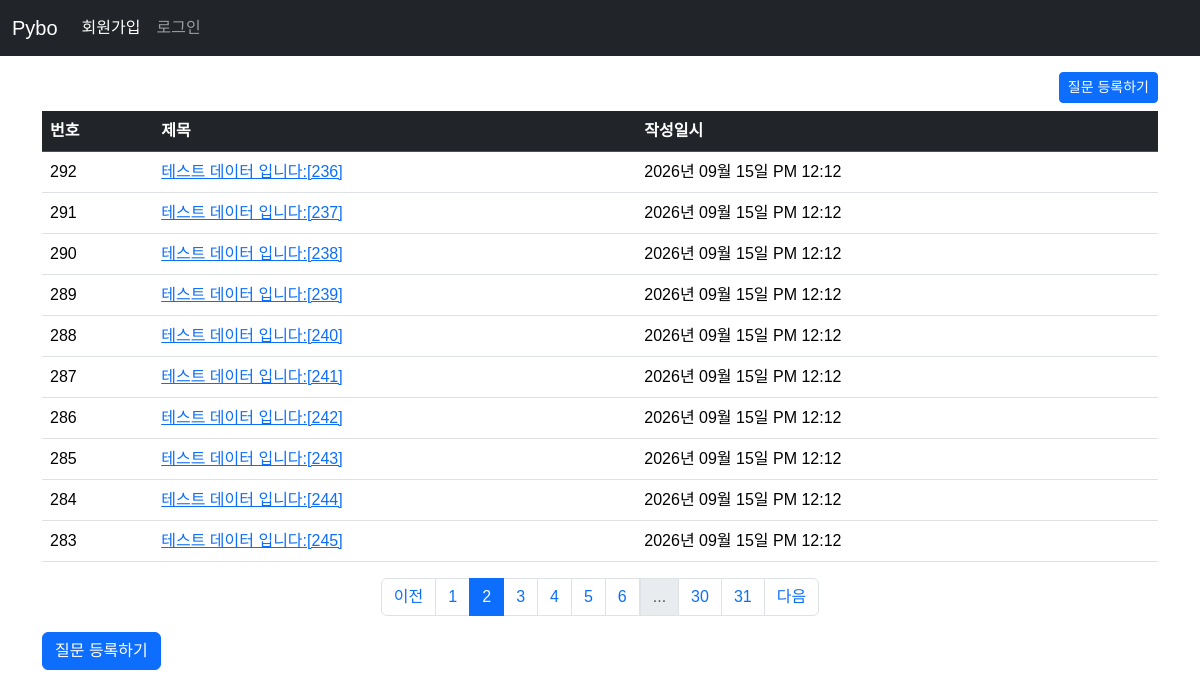
/question/list?page=2, run on the app's committed database.
### pybo/models.py (models this page shows)
class Question(db.Model):
    id = db.Column(db.Integer, primary_key=True)
    subject = db.Column(db.String(200), nullable=False)
    content = db.Column(db.Text, nullable=False)
    create_date = db.Column(db.DateTime, nullable=False)

### pybo/views/question_views.py (the view)
@bp.route('/list')
def _list():
    page = request.args.get('page', default=1, type=int)  # url parameter ?page=1
    question_list = Question.query.order_by(Question.create_date.desc())
    question_list = question_list.paginate(page=page, per_page=10) # 페이지 구현
    return render_template('question/question_list.html', question_list=question_list)

### pybo/filter.py (called while the page is built)
def format_datetime(value, fmt='%Y년 %m월 %d일 %p %I:%M'):
    return value.strftime(fmt)

### pybo/templates/question/question_list.html (shortened to what this page needs)
{% extends 'base.html' %}
{% block content %}
<div class="container my-3">
    <div class="text-end">
        <a href="{{ url_for('question.create') }}" class="btn btn-primary btn-sm mb-2">질문 등록하기</a>
    </div>
    <table class="table table-hover">
      <thead>
        <tr class="table-dark">
            <th>번호</th>
            <th>제목</th>
            <th>작성일시</th>
        </tr>
      </thead>
      <tbody>
        {% if question_list %}
        {% for question in question_list.items%}
        <tr>
            <td>{{ question_list.total - ((question_list.page-1)*question_list.per_page) - loop.index0 }}</td>
            <td>
                <a href="{{ url_for('question.detail', question_id=question.id) }}">{{ question.subject }}</a>
            </td>
            <td>{{ question.create_date|datetime }}</td>
        </tr>
        {% endfor %}
        {% else %}
        <tr>
            <td colspan="3">질문이 없습니다.</td>
        </tr>
        {% endif %}
      </tbody>
    </table>
    <ul class="pagination justify-content-center">
        {% if question_list.has_prev %}
        <li class="page-item">
            <a href="?page={{ question_list.prev_num }}" class="page-link">이전</a>
        </li>
        {% else %}
        <li class="page-item disabled">
            <a class="page-link" tabindex="-1" aria-disabled="true" href="javascript:void(0)">이전</a>
        </li>
        {% endif %}
        {% for page_num in question_list.iter_pages() %}
        {% if page_num %}
        {% if page_num != question_list.page %}
        <li class="page-item">
            <a class="page-link" href="?page={{ page_num }}">{{ page_num }}</a>
        </li>
        {% else %}
        <li class="page-item active" aria-current="page">
            <a class="page-link" href="javascript:void(0)">{{ page_num }}</a>
        </li>
        {% endif %}
        {% else %}
        <li class="disabled">
            <a class="page-link" href="javascript:void(0)">...</a>
        </li>
        {% endif %}
        {% endfor %}
        {% if question_list.has_next %}
        <li class="page-item">
            <a class="page-link" href="?page={{ question_list.next_num }}">다음</a>
        </li>
        {% else %}
        <li class="page-item disabled">
            <a class="page-link" tabindex="-1" aria-disabled="true" href="javascript:void(0)">다음</a>
        </li>
        {% endif %}
    </ul>
    <a href="{{ url_for('question.create') }}" class="btn btn-primary">질문 등록하기</a>
</div>
{% endblock %}

### pybo/static/style.css (style rules this page uses)
body { font-family: "Noto Sans KR", sans-serif; font-weight: 400; }

### data on the page
Question: total "292", subject "테스트 데이터 입니다:[236]", create_date "2026년 09월 15일 PM 12:12"
Question: total "291", subject "테스트 데이터 입니다:[237]", create_date "2026년 09월 15일 PM 12:12"
Question: total "290", subject "테스트 데이터 입니다:[238]", create_date "2026년 09월 15일 PM 12:12"
Question: total "289", subject "테스트 데이터 입니다:[239]", create_date "2026년 09월 15일 PM 12:12"
Question: total "288", subject "테스트 데이터 입니다:[240]", create_date "2026년 09월 15일 PM 12:12"
Question: total "287", subject "테스트 데이터 입니다:[241]", create_date "2026년 09월 15일 PM 12:12"
Question: total "286", subject "테스트 데이터 입니다:[242]", create_date "2026년 09월 15일 PM 12:12"
Question: total "285", subject "테스트 데이터 입니다:[243]", create_date "2026년 09월 15일 PM 12:12"
Question: total "284", subject "테스트 데이터 입니다:[244]", create_date "2026년 09월 15일 PM 12:12"
Question: total "283", subject "테스트 데이터 입니다:[245]", create_date "2026년 09월 15일 PM 12:12"

### other printed values
{{ page_num }} "1" "3" "4" "5" "6" "30" "31"
{{ page_num }} "2"
